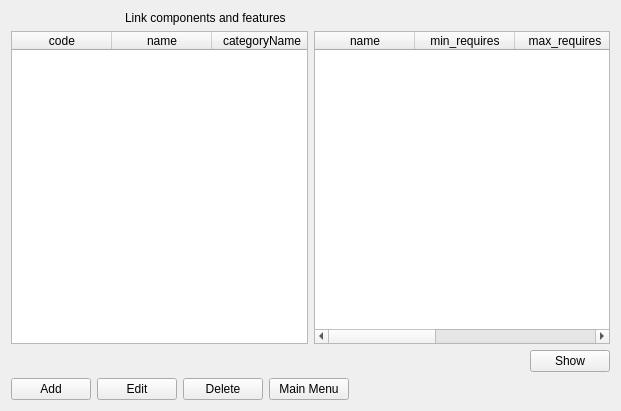
<?xml version="1.0" encoding="UTF-8"?>
<ui version="4.0">
 <class>components_features_form</class>
 <widget class="QWidget" name="components_features_form">
  <property name="geometry">
   <rect>
    <x>0</x>
    <y>0</y>
    <width>621</width>
    <height>411</height>
   </rect>
  </property>
  <property name="windowTitle">
   <string>Link components and features</string>
  </property>
  <layout class="QGridLayout" name="gridLayout">
   <item row="5" column="0">
    <layout class="QHBoxLayout" name="horizontalLayout">
     <item>
      <widget class="QPushButton" name="add">
       <property name="text">
        <string>Add</string>
       </property>
       <property name="form" stdset="0">
        <string notr="true">components_features_add</string>
       </property>
       <property name="global.componentState" stdset="0">
        <string notr="true">{component.state}</string>
       </property>
       <property name="global.component_id" stdset="0">
        <string>{component.id}</string>
       </property>
       <property name="global.ComponentFeatureState" stdset="0">
        <string>{ComponentFeature.state}</string>
       </property>
      </widget>
     </item>
     <item>
      <widget class="QPushButton" name="add_3">
       <property name="text">
        <string>Edit</string>
       </property>
       <property name="form" stdset="0">
        <string notr="true">components_features_edit</string>
       </property>
       <property name="global.componentState" stdset="0">
        <string notr="true">{component.state}</string>
       </property>
       <property name="global.component_id" stdset="0">
        <string>{component.id}</string>
       </property>
       <property name="global.ComponentFeatureState" stdset="0">
        <string>{ComponentFeature.state}</string>
       </property>
       <property name="global.feature_id" stdset="0">
        <string>{ComponentFeature.id}</string>
       </property>
      </widget>
     </item>
     <item>
      <widget class="QPushButton" name="add_2">
       <property name="text">
        <string>Delete</string>
       </property>
       <property name="form" stdset="0">
        <string notr="true">components_features</string>
       </property>
       <property name="global.componentState" stdset="0">
        <string notr="true">{component.state}</string>
       </property>
       <property name="doctype" stdset="0">
        <string notr="true">ComponentFeature.simpleform</string>
       </property>
       <property name="rootelement" stdset="0">
        <string notr="true">ComponentFeature</string>
       </property>
       <property name="action" stdset="0">
        <string notr="true">delete</string>
       </property>
       <property name="global.ComponentFeatureState" stdset="0">
        <string>{ComponentFeature.state}</string>
       </property>
       <property name="component_id" stdset="0">
        <string>{component.id}</string>
       </property>
       <property name="feature_id" stdset="0">
        <string>{ComponentFeature.id}</string>
       </property>
      </widget>
     </item>
     <item>
      <widget class="QPushButton" name="reload_2">
       <property name="text">
        <string>Main Menu</string>
       </property>
       <property name="form" stdset="0">
        <string notr="true">init</string>
       </property>
       <property name="global.componentState" stdset="0">
        <string notr="true">{component.state}</string>
       </property>
       <property name="global.ComponentFeatureState" stdset="0">
        <string>{ComponentFeature.state}</string>
       </property>
      </widget>
     </item>
     <item>
      <spacer name="horizontalSpacer">
       <property name="orientation">
        <enum>Qt::Horizontal</enum>
       </property>
       <property name="sizeHint" stdset="0">
        <size>
         <width>40</width>
         <height>20</height>
        </size>
       </property>
      </spacer>
     </item>
    </layout>
   </item>
   <item row="0" column="0">
    <layout class="QHBoxLayout" name="horizontalLayout_2">
     <item>
      <widget class="QLabel" name="label_2">
       <property name="maximumSize">
        <size>
         <width>32</width>
         <height>32</height>
        </size>
       </property>
       <property name="text">
        <string/>
       </property>
       <property name="pixmap">
        <pixmap resource="../qtclient.qrc">:/images/bricks.png</pixmap>
       </property>
      </widget>
     </item>
     <item>
      <widget class="QLabel" name="label_3">
       <property name="maximumSize">
        <size>
         <width>32</width>
         <height>32</height>
        </size>
       </property>
       <property name="text">
        <string/>
       </property>
       <property name="pixmap">
        <pixmap resource="../qtclient.qrc">:/images/link.png</pixmap>
       </property>
      </widget>
     </item>
     <item>
      <widget class="QLabel" name="label_4">
       <property name="maximumSize">
        <size>
         <width>32</width>
         <height>32</height>
        </size>
       </property>
       <property name="text">
        <string/>
       </property>
       <property name="pixmap">
        <pixmap resource="../qtclient.qrc">:/images/chart_organisation.png</pixmap>
       </property>
      </widget>
     </item>
     <item>
      <widget class="QLabel" name="label">
       <property name="text">
        <string>Link components and features</string>
       </property>
      </widget>
     </item>
    </layout>
   </item>
   <item row="2" column="0">
    <layout class="QGridLayout" name="gridLayout_2">
     <item row="1" column="0">
      <layout class="QHBoxLayout" name="horizontalLayout_3"/>
     </item>
     <item row="0" column="2">
      <widget class="QTableWidget" name="ComponentFeature">
       <property name="editTriggers">
        <set>QAbstractItemView::NoEditTriggers</set>
       </property>
       <property name="selectionMode">
        <enum>QAbstractItemView::SingleSelection</enum>
       </property>
       <property name="selectionBehavior">
        <enum>QAbstractItemView::SelectRows</enum>
       </property>
       <property name="doctype" stdset="0">
        <string>ComponentFeatureListRequest.simpleform</string>
       </property>
       <property name="rootelement" stdset="0">
        <string>ComponentFeature</string>
       </property>
       <property name="state" stdset="0">
        <string>{global.ComponentFeatureState}</string>
       </property>
       <property name="component_id" stdset="0">
        <string>{component.id}</string>
       </property>
       <property name="action" stdset="0">
        <string notr="true">read</string>
       </property>
       <column>
        <property name="text">
         <string>name</string>
        </property>
       </column>
       <column>
        <property name="text">
         <string>min_requires</string>
        </property>
       </column>
       <column>
        <property name="text">
         <string>max_requires</string>
        </property>
       </column>
       <column>
        <property name="text">
         <string>min_provides</string>
        </property>
       </column>
       <column>
        <property name="text">
         <string>max_provides</string>
        </property>
       </column>
      </widget>
     </item>
     <item row="1" column="2">
      <layout class="QHBoxLayout" name="horizontalLayout_4">
       <item>
        <spacer name="horizontalSpacer_2">
         <property name="orientation">
          <enum>Qt::Horizontal</enum>
         </property>
         <property name="sizeHint" stdset="0">
          <size>
           <width>40</width>
           <height>20</height>
          </size>
         </property>
        </spacer>
       </item>
       <item>
        <widget class="QPushButton" name="pushButton">
         <property name="enabled">
          <bool>true</bool>
         </property>
         <property name="text">
          <string>Show</string>
         </property>
         <property name="action" stdset="0">
          <string>ComponentFeature.reload</string>
         </property>
        </widget>
       </item>
      </layout>
     </item>
     <item row="0" column="0">
      <widget class="QTableWidget" name="component">
       <property name="horizontalScrollBarPolicy">
        <enum>Qt::ScrollBarAlwaysOff</enum>
       </property>
       <property name="alternatingRowColors">
        <bool>true</bool>
       </property>
       <property name="selectionMode">
        <enum>QAbstractItemView::SingleSelection</enum>
       </property>
       <property name="selectionBehavior">
        <enum>QAbstractItemView::SelectRows</enum>
       </property>
       <property name="showGrid">
        <bool>true</bool>
       </property>
       <property name="gridStyle">
        <enum>Qt::DotLine</enum>
       </property>
       <property name="sortingEnabled">
        <bool>true</bool>
       </property>
       <property name="doctype" stdset="0">
        <string notr="true">ComponentListRequest.simpleform</string>
       </property>
       <property name="rootelement" stdset="0">
        <string notr="true">component</string>
       </property>
       <property name="state" stdset="0">
        <string notr="true">{global.componentState}</string>
       </property>
       <property name="action" stdset="0">
        <string notr="true">read</string>
       </property>
       <attribute name="horizontalHeaderShowSortIndicator" stdset="0">
        <bool>true</bool>
       </attribute>
       <attribute name="verticalHeaderStretchLastSection">
        <bool>false</bool>
       </attribute>
       <column>
        <property name="text">
         <string>code</string>
        </property>
       </column>
       <column>
        <property name="text">
         <string>name</string>
        </property>
       </column>
       <column>
        <property name="text">
         <string>categoryName</string>
        </property>
       </column>
       <column>
        <property name="text">
         <string>manufacturerName</string>
        </property>
       </column>
       <column>
        <property name="text">
         <string>mfgCode</string>
        </property>
       </column>
       <column>
        <property name="text">
         <string>webPage</string>
        </property>
       </column>
       <column>
        <property name="text">
         <string>description</string>
        </property>
       </column>
       <column>
        <property name="text">
         <string>price</string>
        </property>
       </column>
      </widget>
     </item>
    </layout>
   </item>
  </layout>
 </widget>
 <tabstops>
  <tabstop>ComponentFeature</tabstop>
  <tabstop>pushButton</tabstop>
  <tabstop>add</tabstop>
  <tabstop>add_3</tabstop>
  <tabstop>add_2</tabstop>
  <tabstop>reload_2</tabstop>
 </tabstops>
 <resources>
  <include location="../qtclient.qrc"/>
  <include location="../resources/configurator.qrc"/>
 </resources>
 <connections>
  <connection>
   <sender>ComponentFeature</sender>
   <signal>doubleClicked(QModelIndex)</signal>
   <receiver>add_3</receiver>
   <slot>click()</slot>
   <hints>
    <hint type="sourcelabel">
     <x>396</x>
     <y>209</y>
    </hint>
    <hint type="destinationlabel">
     <x>124</x>
     <y>391</y>
    </hint>
   </hints>
  </connection>
  <connection>
   <sender>component</sender>
   <signal>itemSelectionChanged()</signal>
   <receiver>pushButton</receiver>
   <slot>click()</slot>
   <hints>
    <hint type="sourcelabel">
     <x>174</x>
     <y>188</y>
    </hint>
    <hint type="destinationlabel">
     <x>550</x>
     <y>358</y>
    </hint>
   </hints>
  </connection>
 </connections>
</ui>
